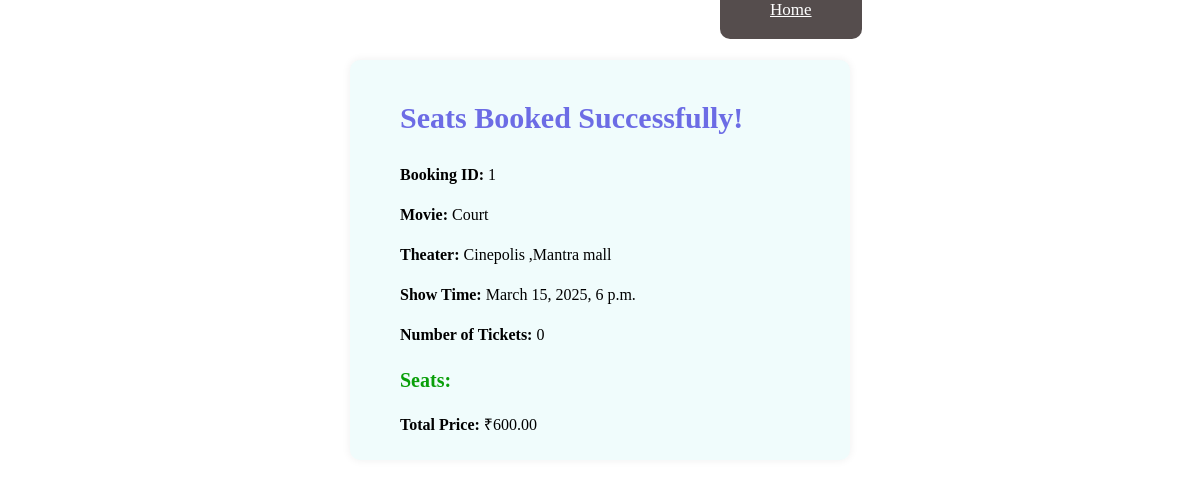
The app's page /confirmation/1 with its own data.
### app/models.py (models this page shows, shortened)
class Booking(models.Model):
    user = models.ForeignKey(User,on_delete=models.CASCADE)
    show_time = models.ForeignKey(ShowTime,on_delete=models.CASCADE)
    seats = models.ManyToManyField(Seat)
    booking_date = models.DateField(auto_now_add=True)
    total_price = models.DecimalField(max_digits=8,decimal_places=2)

class ShowTime(models.Model):
    movie = models.ForeignKey(Movie, on_delete=models.CASCADE)
    theater = models.ForeignKey(Theater, on_delete=models.CASCADE)
    show_time = models.DateTimeField()
    available_seats = models.IntegerField(default=50)
    price = models.DecimalField(max_digits=6, decimal_places=2)

class Movie(models.Model):
    title = models.CharField(max_length=100)
    description = models.CharField(max_length=1000)
    release_date = models.DateField()
    duration = models.IntegerField(help_text="Duration in minutes")
    image = models.ImageField(upload_to='movies/')

class Theater(models.Model):
    name = models.CharField(max_length=100)
    location = models.CharField(max_length=1000)

### app/views.py (the view)
# urls.py: path('confirmation/<int:booking_id>',views.booking_confirmation,name='confirmation'),
def booking_confirmation(request, booking_id):
    booking = get_object_or_404(Booking, pk=booking_id)
    seats = booking.seats.all()
    context = {
        'booking':booking,
        'seats':seats
    }
    return render(request, 'booking_confirmation.html', context)

### app/templates/booking_confirmation.html (shortened to what this page needs)
<!DOCTYPE html>
{% load static %}
<html lang="en">
<head>
    <link rel="stylesheet" href="{% static 'css/style.css' %}">
</head>
<body>
    <a href="{% url 'list' %}" id="confhome">Home</a>
    <section id="conf">
        <h1 id="chead">Seats Booked Successfully!</h1>
        <p><strong>Booking ID:</strong> {{ booking.id }}</p>
        <p><strong>Movie:</strong> {{ booking.show_time.movie.title }}</p>
        <p><strong>Theater:</strong> {{ booking.show_time.theater.name }}</p>
        <p><strong>Show Time:</strong> {{ booking.show_time.show_time }}</p>
        <p><strong>Number of Tickets:</strong> {{ seats|length }}</p>
        <p id="cps"><strong>Seats:</strong>
        </p>
        <p><strong>Total Price:</strong> ₹{{ booking.total_price }}</p>
    </section>
</body>
</html>

### static/css/style.css (style rules this page uses)
* { padding: 0%; margin: 0%; box-sizing: border-box; }
#conf { width: 500px; height: 400px; background-color: #f0fcfc; margin: auto; padding-top: 20px; padding-left: 50px; border-radius: 10px; box-shadow: 0px 0px 10px #efefef; line-height: 2.5; margin-top: 40px; margin-bottom: 40px; }
#chead { font-size: 30px; font-weight: 600; color: rgb(108, 108, 229); }
#cps { color: rgb(9, 159, 9); font-weight: bold; font-size: 20px; }
#confhome { width: 100%; height: 50px; background-color: #554d4d; padding: 20px 50px; border-radius: 10px; color: white; font-size: 17px; font-weight: 500; margin-left: 720px; margin-top: 100px; }

### records on screen
Booking: id "1", show_time.movie "Court", show_time.theater.name "Cinepolis ,Mantra mall", show_time.show_time "March 15, 2025, 6 p.m.", total_price "600.00"

### other values on screen
{{ seats|length }} "0"
